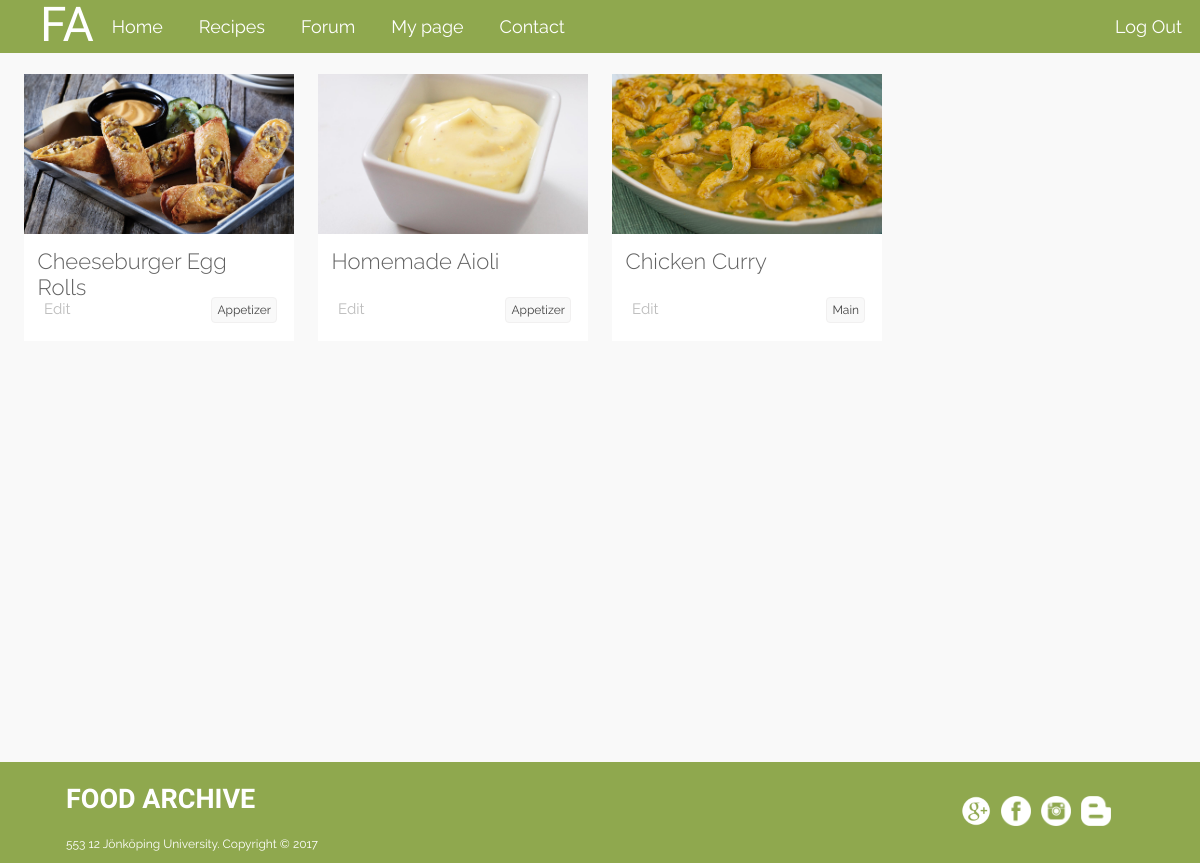
Screenshot of /useradmin/myrecipes.php (signed in) with the database file from the repository.
### tables this page shows
CREATE TABLE `recipe` (
  `id` int(11) NOT NULL,
  `name` varchar(100) NOT NULL,
  `description` longtext NOT NULL,
  `ingredients` text NOT NULL,
  `img` varchar(255) NOT NULL,
  `ratings` int(11) NOT NULL,
  `time` int(11) NOT NULL,
  `type` varchar(50) NOT NULL,
  `username` varchar(100) NOT NULL
);

### useradmin/myrecipes.php (the view, shortened to what this page needs)
<?php
    include("../config.php");
    include("header.php");
?>
<div class="find">
    <main>
        <?php
            $stmt = $db->prepare("SELECT id, name,description,img,type FROM recipe WHERE username = ?");
            $stmt->bind_param('s', $_SESSION['user']);
            $stmt->bind_result($id, $name, $description, $image,$type);
            $stmt->execute();
            while ($stmt->fetch()) {
              echo '<article class="recipescontainer">';
                echo "<div class='upper-div' style='background-image:url(../img/$image)'></div>";
                echo '<div class="lower-div">';
                    echo "<h4> $name </h4>";
                    echo '<a class="onercp-link" href="onerecipe.php?id=' . urlencode($id) . '"></a>';
                    echo '<a class="myrcp-editlink" href="editrecipe.php?id=' . urlencode($id) . '"> Edit </a>';
                    echo "<p class='type'> $type </p>";
                echo "</div>";
              echo "</article>";
            }
        ?>
    </main>
</div>
<?php
    include ('footer.php');
?>

### style.css (style rules this page uses)
body, html { margin: 0; background-color: #f9f9f9; }
main { margin: 0; background-color: #f9f9f9; min-height: 89%; box-sizing: border-box; overflow: hidden; }
.find { overflow: hidden; padding-left: 24px; }
.recipescontainer { width: 25%; float: left; height: 291px; padding: 24px 24px 0 0; box-sizing: border-box; margin: 0px; position: relative; }
.upper-div { height: 60%; padding: 0; margin: 0 auto; position: relative; background-position: center center; background-size: cover; }
.lower-div { height: 40%; background-color: #ffffff; box-sizing: border-box; padding: 5%; margin: 0; }
h4 { margin: 0; font-size: 22px; color: #616161; display: inherit; font-family: raleway; font-weight: 300; text-transform: capitalize; }
.onercp-link { position: absolute; top: 22px; left: 0; bottom: 0; right: 23px; }
.type { position: absolute; bottom: 6px; right: 41px; padding: 5px; border-radius: 4px; border: 1px solid #f1f0f0; background-color: #f9f9f9; font-family: raleway; font-size: 12px; color: #424242; }
.myrcp-editlink { position: absolute; bottom: 23px; left: 20px; font-size: 15px; text-decoration: none; color: #bdbdbd; font-family: raleway; }

### rows the page displays
recipe: img (picture), name "Cheeseburger Egg Rolls", type "Appetizer"
recipe: img (picture), name "Homemade Aioli", type "Appetizer"
recipe: img (picture), name "Chicken Curry", type "Main"
